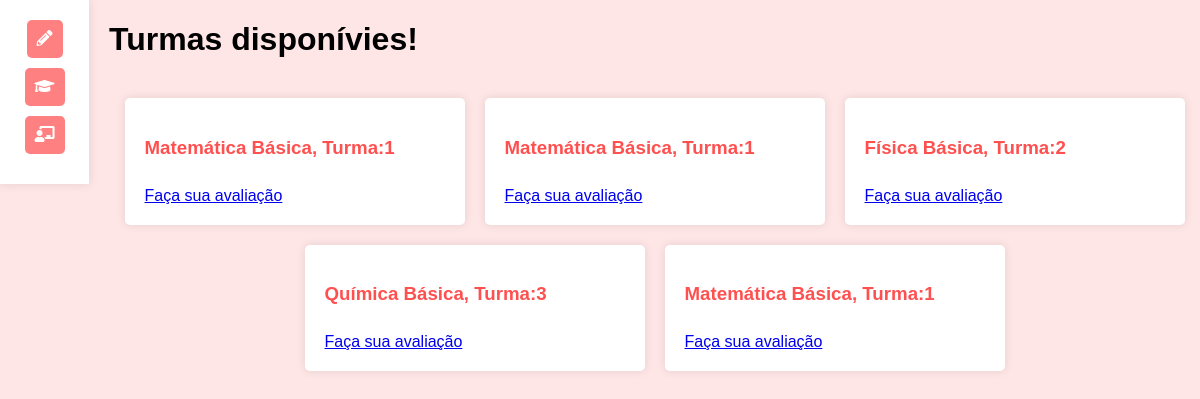
/turmas, run on an earlier commit of the app's database.
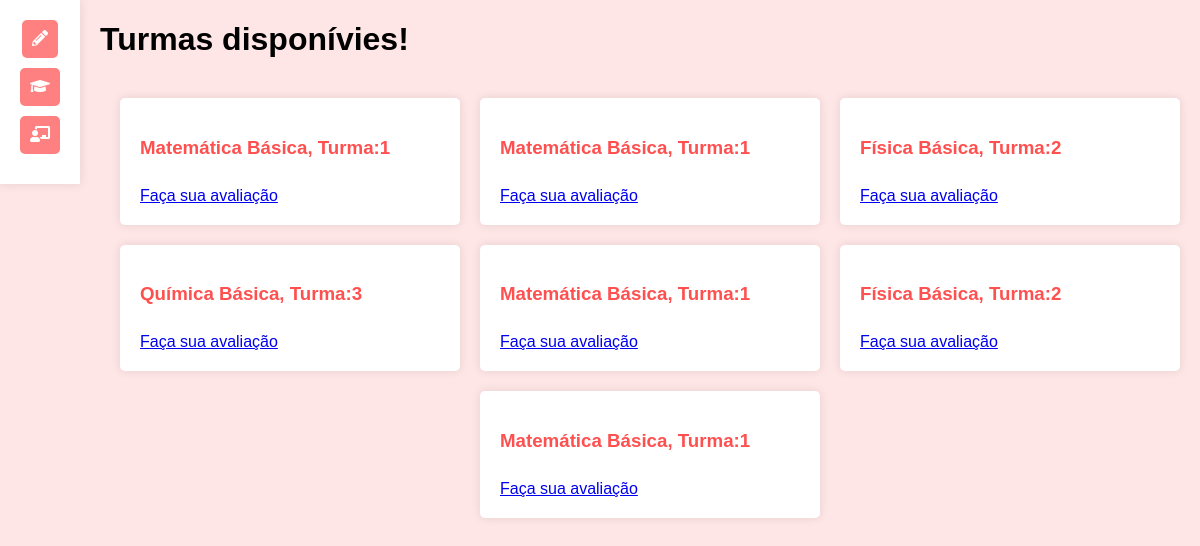
And on a later commit of the database.
### tables this page shows
CREATE TABLE Avaliacoes (
    id INTEGER PRIMARY KEY,
    estudante_id INTEGER,
    turma_id INTEGER,
    avaliacao TEXT NOT NULL,
    FOREIGN KEY (estudante_id) REFERENCES Estudantes (id),
    FOREIGN KEY (turma_id) REFERENCES Turmas (id)
);

CREATE TABLE Disciplinas (
    id INTEGER PRIMARY KEY,
    nome TEXT NOT NULL,
    departamento_id INTEGER,
    CONSTRAINT fk_departamento_id
    FOREIGN KEY (departamento_id) REFERENCES Departamentos (id)
);

CREATE TABLE Turmas (
    id INTEGER PRIMARY KEY,
    disciplina_id INTEGER,
    professor_id INTEGER,
    CONSTRAINT fk_disciplina_id
    FOREIGN KEY (disciplina_id) REFERENCES Disciplinas (id)
    CONSTRAINT fk_professor_id
    FOREIGN KEY (professor_id) REFERENCES Professores (id)
);

### app.py (the view)
@app.route('/turmas', methods=['GET', 'POST'])
def turmas():
    conn = get_db_connection()
    cur = conn.cursor()
    cur.execute("SELECT * FROM Avaliacoes ")
    avaliacoes = cur.fetchall()
    cur.execute("SELECT * FROM Professores")
    professores = cur.fetchall()
    cur.execute("SELECT * FROM Turmas")
    turmas = cur.fetchall()
    cur.execute("SELECT * FROM Estudantes")
    estudantes = cur.fetchall()
    cur.execute('SELECT Avaliacoes.avaliacao, Estudantes.email, Disciplinas.nome, Turmas.id FROM Avaliacoes JOIN Estudantes ON Avaliacoes.estudante_id = Estudantes.id JOIN Turmas ON Avaliacoes.turma_id = Turmas.id JOIN Disciplinas ON Turmas.disciplina_id = Disciplinas.id')
    results = cur.fetchall()
    conn.close()
    return render_template('turmas.html', avaliacoes=avaliacoes, professores=professores, turmas=turmas, estudantes=estudantes, results=results)

### app.py (called while the page is built)
def get_db_connection():
    conn = sqlite3.connect('database.db')
    conn.row_factory = sqlite3.Row
    return conn

### templates/turmas.html (shortened to what this page needs)
<!DOCTYPE html>
<html lang="en">
<head>
    <link rel="stylesheet" href="https://cdnjs.cloudflare.com/ajax/libs/font-awesome/5.15.4/css/all.min.css">
</head>
<body>
    <div class="sidebar">
        <a href="/main"><i class="fas fa-pencil-alt"></i></a>
        <a href="/turmas"><i class="fas fa-graduation-cap"></i></a>
        <a href="/professores"><i  class="fas fa-chalkboard-teacher"></i></a>
    </div>
    <div class="content">
    <h1>Turmas disponívies!</h1>
    <br/>
    <div class="card-container">
        {% for result in results %}
            <div class="card">
                <h3 class="card-title">{{ result[2] }}, Turma:{{ result[3] }}</h3>
                <br/>
                <td class="card-link" ><a href="{{ url_for('avaliar', turma_id=result[3]) }}">Faça sua avaliação</a></td>
            </div>
        {% endfor %}
    </div>
    <br/>
    </div>
</body>
</html>

What changed in the data, as far as the page shows it:
added Avaliacoes: nome "Física Básica", result "2"
added Avaliacoes: nome "Matemática Básica", result "1"
